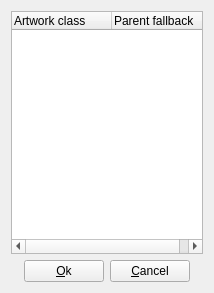
<?xml version="1.0" encoding="UTF-8"?>
<ui version="4.0">
 <class>IndividualFallbackSettings</class>
 <widget class="QDialog" name="IndividualFallbackSettings">
  <property name="geometry">
   <rect>
    <x>0</x>
    <y>0</y>
    <width>214</width>
    <height>293</height>
   </rect>
  </property>
  <property name="windowTitle">
   <string>Individual fallback settings</string>
  </property>
  <layout class="QGridLayout" name="gridLayout">
   <item row="0" column="0" colspan="4">
    <widget class="QTreeWidget" name="treeWidget">
     <property name="alternatingRowColors">
      <bool>true</bool>
     </property>
     <property name="selectionMode">
      <enum>QAbstractItemView::NoSelection</enum>
     </property>
     <property name="rootIsDecorated">
      <bool>false</bool>
     </property>
     <property name="uniformRowHeights">
      <bool>true</bool>
     </property>
     <property name="itemsExpandable">
      <bool>false</bool>
     </property>
     <property name="expandsOnDoubleClick">
      <bool>false</bool>
     </property>
     <column>
      <property name="text">
       <string>Artwork class</string>
      </property>
     </column>
     <column>
      <property name="text">
       <string>Parent fallback</string>
      </property>
     </column>
    </widget>
   </item>
   <item row="1" column="0">
    <spacer name="horizontalSpacer1">
     <property name="orientation">
      <enum>Qt::Horizontal</enum>
     </property>
     <property name="sizeHint" stdset="0">
      <size>
       <width>0</width>
       <height>20</height>
      </size>
     </property>
    </spacer>
   </item>
   <item row="1" column="1">
    <widget class="QPushButton" name="pushButtonOk">
     <property name="sizePolicy">
      <sizepolicy hsizetype="Minimum" vsizetype="Minimum">
       <horstretch>0</horstretch>
       <verstretch>0</verstretch>
      </sizepolicy>
     </property>
     <property name="text">
      <string>&amp;Ok</string>
     </property>
     <property name="icon">
      <iconset resource="../qmc2.qrc">
       <normaloff>:/data/img/yes.png</normaloff>:/data/img/yes.png</iconset>
     </property>
     <property name="autoDefault">
      <bool>false</bool>
     </property>
    </widget>
   </item>
   <item row="1" column="2">
    <widget class="QPushButton" name="pushButtonCancel">
     <property name="sizePolicy">
      <sizepolicy hsizetype="Minimum" vsizetype="Minimum">
       <horstretch>0</horstretch>
       <verstretch>0</verstretch>
      </sizepolicy>
     </property>
     <property name="text">
      <string>&amp;Cancel</string>
     </property>
     <property name="icon">
      <iconset resource="../qmc2.qrc">
       <normaloff>:/data/img/no.png</normaloff>:/data/img/no.png</iconset>
     </property>
     <property name="autoDefault">
      <bool>false</bool>
     </property>
    </widget>
   </item>
   <item row="1" column="3">
    <spacer name="horizontalSpacer2">
     <property name="orientation">
      <enum>Qt::Horizontal</enum>
     </property>
     <property name="sizeHint" stdset="0">
      <size>
       <width>0</width>
       <height>20</height>
      </size>
     </property>
    </spacer>
   </item>
  </layout>
 </widget>
 <tabstops>
  <tabstop>treeWidget</tabstop>
  <tabstop>pushButtonOk</tabstop>
  <tabstop>pushButtonCancel</tabstop>
 </tabstops>
 <resources>
  <include location="../qmc2.qrc"/>
 </resources>
 <connections/>
</ui>
